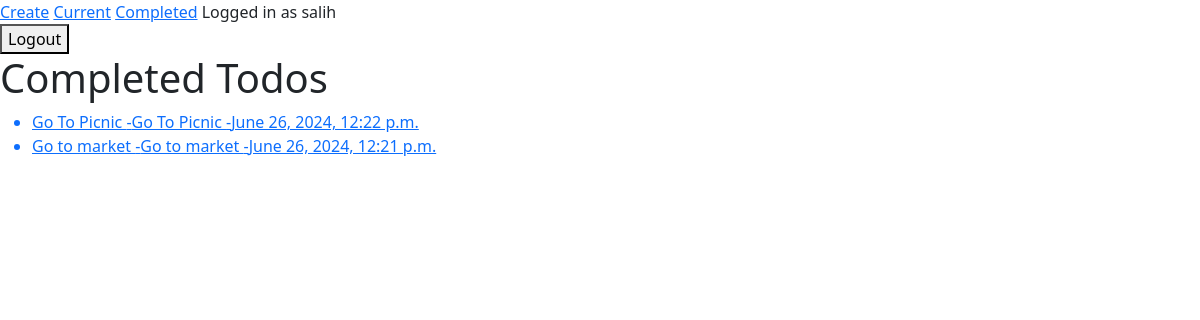
The app's page /completed/ (signed in) with its own data.
### todo/models.py (models this page shows, shortened)
class Todo(models.Model):
    title = models.CharField(max_length=100)
    memo = models.TextField(blank=True)
    created = models.DateTimeField(auto_now_add=True)
    dateCompleted = models.DateTimeField(null=True,blank=True)
    important = models.BooleanField(default=False)
    user = models.ForeignKey(User,on_delete=models.CASCADE)

### todo/views.py (the view)
# urls.py: path('completed/',views.completedtodos,name='completedtodos'),
def completedtodos(request):
    todos = Todo.objects.filter(user=request.user, dateCompleted__isnull=False).order_by('-dateCompleted')
    return render(request, 'todo/completedtodos.html',{'todos':todos})

### todo/templates/todo/completedtodos.html (shortened to what this page needs)
{%extends 'todo/base.html' %}
{%block content%}
<h1>Completed Todos</h1>
<ul>
    {% for todo in todos%}
    <a href="{% url 'viewtodo' todo.id %}">
    <li> {%if todo.important%} <b>{%endif%}
         {{todo.title}}
         {% if todo.memo %}
            -{{todo.memo}}
         {% endif %}
         -{{todo.dateCompleted}}
    </li>
    </a>
    {%endfor%}
</ul>
{%endblock%}

### todo/templates/todo/base.html (shortened to what this page needs)
<!DOCTYPE html>
<html lang="en">
  <head>
    <link
      href="https://cdn.jsdelivr.net/npm/bootstrap@5.3.3/dist/css/bootstrap.min.css"
      rel="stylesheet"
    />
  </head>
  <body>
    <a href="{% url 'createtodo'%}">Create</a>
    <a href="{% url 'currenttodos'%}">Current</a>
    <a href="{% url 'completedtodos'%}">Completed</a>
    {% if user.is_authenticated %} Logged in as {{user.username}}
    <form action="{%url 'logoutuser'%}" method="POST">
      <button type="submit">Logout</button>
    </form>
    {%else%}
    <a href="{%url 'signupuser'%}">Signup</a>
    <a href="{%url 'loginuser'%}">Login</a>
    {%endif%} {%block content%} {%endblock%}
  </body>
</html>

### records on screen
Todo: title "Go To Picnic", memo "Go To Picnic", dateCompleted "June 26, 2024, 12:22 p.m."
Todo: title "Go to market", memo "Go to market", dateCompleted "June 26, 2024, 12:21 p.m."

### other values on screen
{{ user.username }} "salih"
